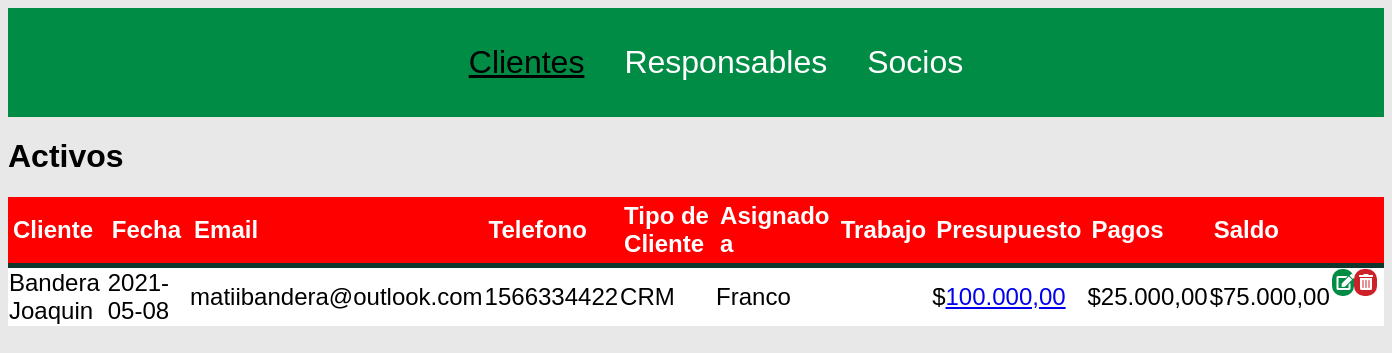
Before: / with the older database file.
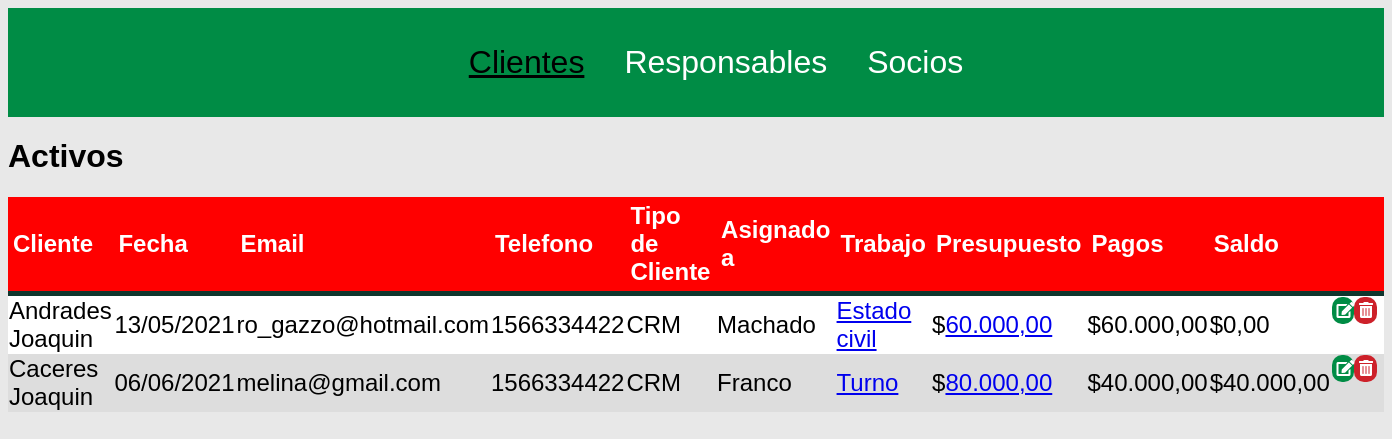
After: the same page with the newer database file.
### tables this page shows
CREATE TABLE `clientes` (
  `id_cliente` int(11) NOT NULL,
  `apellido` varchar(30) NOT NULL,
  `nombre` varchar(40) NOT NULL,
  `fecha` varchar(10) NOT NULL,
  `email` varchar(40) NOT NULL,
  `telefono` int(16) NOT NULL,
  `tipo_de_cliente` varchar(40) NOT NULL,
  `carpeta` varchar(40) NOT NULL,
  `tipo_trabajo` varchar(150) NOT NULL,
  `estado` varchar(20) NOT NULL
);

CREATE TABLE `cuentas` (
  `id_cuentas` int(10) NOT NULL,
  `id_cliente` int(10) NOT NULL,
  `presupuesto` int(10) NOT NULL,
  `pagos` int(10) NOT NULL,
  `saldo` int(10) NOT NULL,
  `fecha_pago` varchar(12) NOT NULL,
  `medio` varchar(50) NOT NULL
);

### index.php (the view, shortened to what this page needs)
<?php
    include("database.php");
    $clientes= "SELECT * FROM clientes WHERE estado = 'Activo' ORDER BY apellido";
?>
<!DOCTYPE html>
<html lang="en">
<head>
    <link rel="stylesheet" href="estilos.css">
    <link rel="stylesheet" href="fontawesome/css/all.css">
</head>
<body>
<nav class="menu">
    <ul>
        <li> <a href="#" class="boton_desplegar_clientes" style="text-decoration: underline; color:black;">Clientes</a>
        </li>
        <li><a href="#">Responsables</a></li>
        <li><a href="#">Socios</a> </li>
    </ul>
</nav>
<h1>Activos</h1>
    <div id="main-container">
    <table>
        <thead>
            <tr style="font-size: 1.5rem;">
                <th>Cliente</th><th>Fecha</th><th>Email</th><th>Telefono</th><th>Tipo de Cliente</th><th>Asignado a</th><th>Trabajo</th><th>Presupuesto</th><th>Pagos</th><th>Saldo</th><th></th>
            </tr>
        </thead>
<?php
    $resultado = mysqli_query($conexion,$clientes);
    while($row=mysqli_fetch_assoc($resultado)){
?>
        <tr style="font-size: 1.5rem;">
            <td><?php echo $row["apellido"]," ", $row["nombre"]; ?></td>
            <td><?php echo $row["fecha"]; ?></td>
            <td><?php echo $row["email"]; ?></td>
            <td><?php echo $row["telefono"]; ?></td>
            <td><?php echo $row["tipo_de_cliente"]; ?></td>
            <td><?php echo $row["carpeta"]; ?></td>
            <td><?php if($row["tipo_trabajo"] == "Carpeta" || $row["tipo_trabajo"] == "Estado civil"){ ?>
            <a href="arbol.php?id=<?php echo $row["id_cliente"];?>"><?php echo $row["tipo_trabajo"]; ?></a>
            <?php }else{ ?>
                <a href="notas.php?id=<?php echo $row["id_cliente"];?>"><?php echo $row["tipo_trabajo"]; ?></a>
                <?php } ?>
            </td>
<?php
    $idCliente= $row["id_cliente"];
    $cuentas = "SELECT * FROM cuentas WHERE id_cliente = $idCliente";
    $resultado_cuentas = mysqli_query($conexion,$cuentas);
    $total_pagos=0;
    $presupuesto=0;
    while($rowCuentas=mysqli_fetch_assoc($resultado_cuentas)){
        if($rowCuentas["presupuesto"]){
        $presupuesto = $rowCuentas["presupuesto"];
        }
        $total_pagos= $total_pagos + $rowCuentas["pagos"];
        $saldo = $presupuesto - $total_pagos;
    }
    if($presupuesto > 0){
?>
            <td >$<a href="pagos.php?id=<?php echo $row["id_cliente"];?>"><?php echo number_format($presupuesto,2, ",", "."); ?>
            </a></td>
            <td >$<?php echo number_format($total_pagos,2, ",", "."); ?></td>
            <td >$<?php echo number_format($saldo,2, ",", "."); ?></td>
<?php }else{ ?>
            <td><a href="pagos.php?id=<?php echo $row["id_cliente"];?>">Pagos</a><td>
            <td></td>
<?php } ?>
            <td class="acciones">
                <a href="actualizar.php?id=<?php echo $row["id_cliente"];?>" class="mover"><i class="fas fa-edit"></i></a>
                <a href="eliminar.php?id=<?php echo $row["id_cliente"];?>&estado=index.php" class="eliminar"><i class="fas fa-trash-alt"></i></a>
            </td>
        </tr>
<?php } ?>
    </table>
    </div>
</body>
</html>

### estilos.css (style rules this page uses)
body { font-family: arial, helvetica; background: #e8e8e8; }
.menu { list-style: none; padding: 0; background: rgb(0, 140, 69); text-align: center; margin: auto; }
.menu li a { text-decoration: none; color: white; padding: 20px; display: block; font-size: 2rem; position: relative; }
.boton_desplegar_clientes { text-decoration: none; color: white; padding: 20px; display: block; font-size: 2rem; background: none; border: none; }
.menu ul { list-style: none; text-decoration: none; display: inline-flex; }
#main-container { margin: auto; font-size: 1rem; display: flex; }
table { background-color: white; border-collapse: collapse; width: 100%; }
th { padding: 5px; text-align: left; }
thead { background-color: red; border-bottom: solid 5px #0F362D; color: white; }
tr:nth-child(even) { background-color: #ddd; }
td { text-align: left; }
.mover { width:25%; padding: 0.3rem; font-size: 1rem; border: none; background-color: rgb(0, 140, 69); color: white; border-radius: 10px; }
.eliminar { width:25%; padding: 0.3rem; font-size: 1rem; border: none; background-color: rgb(205 , 33, 42); color: white; border-radius: 10px; }
.acciones { display: flex; align-items: center; }

Changed rows visible on the page:
removed clientes: apellido "Bandera", nombre "Joaquin", fecha "2021-05-08", email "matiibandera@outlook.com", telefono "1566334422", tipo_de_cliente "CRM", carpeta "Franco", cuentas.presupuesto "100.000,00", total_pagos "25.000,00", cuentas.presupuesto "75.000,00"
added clientes: apellido "Andrades", nombre "Joaquin", fecha "13/05/2021", email "ro_gazzo@hotmail.com", telefono "1566334422", tipo_de_cliente "CRM", carpeta "Machado", tipo_trabajo "Estado civil", cuentas.presupuesto "60.000,00", total_pagos "60.000,00", cuentas.presupuesto "0,00"
added clientes: apellido "Caceres", nombre "Joaquin", fecha "06/06/2021", email "melina@gmail.com", telefono "1566334422", tipo_de_cliente "CRM", carpeta "Franco", tipo_trabajo "Turno", cuentas.presupuesto "80.000,00", total_pagos "40.000,00", cuentas.presupuesto "40.000,00"
